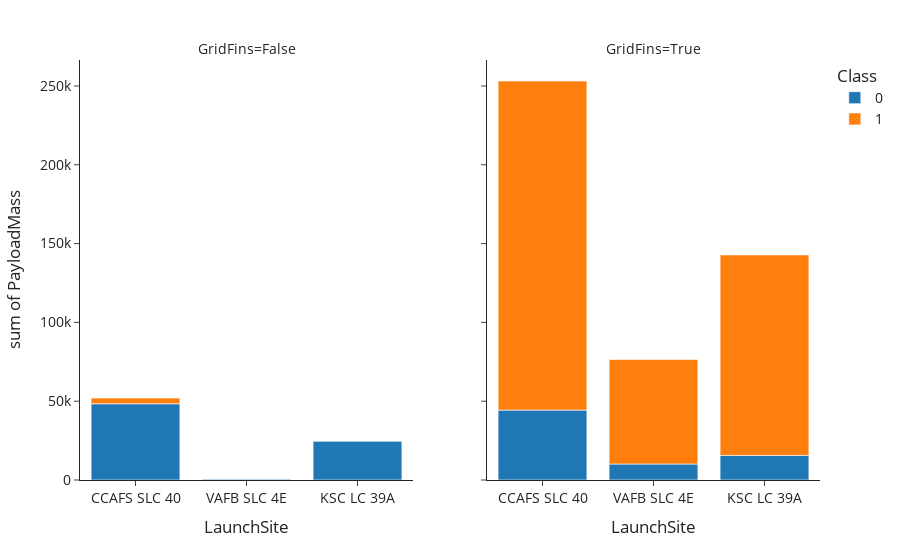

The notebook cell saved with this chart:
### Markdown cell above
### TASK 2: Visualize the relationship between Payload and Launch Site

### Code cell
fig = px.histogram(df, df.LaunchSite, df.PayloadMass, color = df.Class, 
          facet_col = df.GridFins, facet_col_spacing = .1, template = 'simple_white')
fig.update_layout(dict(font_size = 14))

### Figure 1 — Plotly figure (JSON) as saved in the notebook; plotly's stock layout.template omitted (floating-point values rounded to 4 significant figures)
{"data": [{"alignmentgroup": "True", "bingroup": "x", "histfunc": "sum", "hovertemplate": "Class=0<br>GridFins=False<br>LaunchSite=%{x}<br>sum of PayloadMass=%{y}<extra></extra>", "legendgroup": "0", "marker": {"color": "#1F77B4", "pattern": {"shape": ""}}, "name": "0", "offsetgroup": "0", "orientation": "v", "showlegend": true, "type": "histogram", "x": ["CCAFS SLC 40", "CCAFS SLC 40", "CCAFS SLC 40", "VAFB SLC 4E", "CCAFS SLC 40", "CCAFS SLC 40", "CCAFS SLC 40", "CCAFS SLC 40", "CCAFS SLC 40", "CCAFS SLC 40", "KSC LC 39A", "KSC LC 39A", "KSC LC 39A", "CCAFS SLC 40", "CCAFS SLC 40", "CCAFS SLC 40", "CCAFS SLC 40", "KSC LC 39A"], "xaxis": "x", "y": [6105.0, 525, 677, 500, 3170, 3325, 4535, 4428, 2216, 4707, 5600, 6070, 6761, 5384.0, 2410, 4400, 6500, 6105.0], "yaxis": "y"}, {"alignmentgroup": "True", "bingroup": "x", "histfunc": "sum", "hovertemplate": "Class=0<br>GridFins=True<br>LaunchSite=%{x}<br>sum of PayloadMass=%{y}<extra></extra>", "legendgroup": "0", "marker": {"color": "#1F77B4", "pattern": {"shape": ""}}, "name": "0", "offsetgroup": "0", "orientation": "v", "showlegend": false, "type": "histogram", "x": ["CCAFS SLC 40", "CCAFS SLC 40", "CCAFS SLC 40", "VAFB SLC 4E", "CCAFS SLC 40", "CCAFS SLC 40", "CCAFS SLC 40", "VAFB SLC 4E", "CCAFS SLC 40", "CCAFS SLC 40", "CCAFS SLC 40", "KSC LC 39A"], "xaxis": "x2", "y": [2395, 1898, 2477, 553, 5271, 5500, 6092, 9600, 2760, 2573, 15400, 15600], "yaxis": "y2"}, {"alignmentgroup": "True", "bingroup": "x", "histfunc": "sum", "hovertemplate": "Class=1<br>GridFins=False<br>LaunchSite=%{x}<br>sum of PayloadMass=%{y}<extra></extra>", "legendgroup": "1", "marker": {"color": "#FF7F0E", "pattern": {"shape": ""}}, "name": "1", "offsetgroup": "1", "orientation": "v", "showlegend": true, "type": "histogram", "x": ["CCAFS SLC 40", "CCAFS SLC 40"], "xaxis": "x", "y": [2296, 1316], "yaxis": "y"}, {"alignmentgroup": "True", "bingroup": "x", "histfunc": "sum", "hovertemplate": "Class=1<br>GridFins=True<br>LaunchSite=%{x}<br>sum of PayloadMass=%{y}<extra></extra>", "legendgroup": "1", "marker": {"color": "#FF7F0E", "pattern": {"shape": ""}}, "name": "1", "offsetgroup": "1", "orientation": "v", "showlegend": false, "type": "histogram", "x": ["CCAFS SLC 40", "CCAFS SLC 40", "CCAFS SLC 40", "CCAFS SLC 40", "CCAFS SLC 40", "CCAFS SLC 40", "CCAFS SLC 40", "VAFB SLC 4E", "KSC LC 39A", "KSC LC 39A", "KSC LC 39A", "KSC LC 39A", "KSC LC 39A", "VAFB SLC 4E", "KSC LC 39A", "VAFB SLC 4E", "KSC LC 39A", "VAFB SLC 4E", "KSC LC 39A", "KSC LC 39A", "CCAFS SLC 40", "VAFB SLC 4E", "CCAFS SLC 40", "CCAFS SLC 40", "CCAFS SLC 40", "KSC LC 39A", "CCAFS SLC 40", "VAFB SLC 4E", "CCAFS SLC 40", "CCAFS SLC 40", "VAFB SLC 4E", "KSC LC 39A", "VAFB SLC 4E", "VAFB SLC 4E", "KSC LC 39A", "CCAFS SLC 40", "CCAFS SLC 40", "VAFB SLC 4E", "CCAFS SLC 40", "CCAFS SLC 40", "CCAFS SLC 40", "CCAFS SLC 40", "CCAFS SLC 40", "CCAFS SLC 40", "CCAFS SLC 40", "KSC LC 39A", "KSC LC 39A", "CCAFS SLC 40", "CCAFS SLC 40", "CCAFS SLC 40", "CCAFS SLC 40", "CCAFS SLC 40", "CCAFS SLC 40", "KSC LC 39A", "KSC LC 39A", "KSC LC 39A", "CCAFS SLC 40", "CCAFS SLC 40"], "xaxis": "x2", "y": [570, 2034, 3136, 4696, 3100, 2257, 4600, 9600, 2490, 5300, 6105.0, 2708, 3669, 9600, 2910, 475, 4990, 9600, 5200, 3700, 2205, 9600, 6105.0, 4230, 350, 3750, 7076, 9600, 5800, 7060, 2800, 3000, 4000, 9600, 12259, 2482, 13620, 1425, 2228.0, 15600, 5000, 6800, 15400, 15600, 1977, 15400, 9525, 15400, 15400, 3880, 6105.0, 15400, 1600, 15400, 15400, 15400, 15400, 3681], "yaxis": "y2"}], "layout": {"annotations": [{"font": {}, "showarrow": false, "text": "GridFins=False", "x": 0.225, "xanchor": "center", "xref": "paper", "y": 1, "yanchor": "bottom", "yref": "paper"}, {"font": {}, "showarrow": false, "text": "GridFins=True", "x": 0.775, "xanchor": "center", "xref": "paper", "y": 1, "yanchor": "bottom", "yref": "paper"}], "barmode": "relative", "font": {"size": 14}, "legend": {"title": {"text": "Class"}, "tracegroupgap": 0}, "margin": {"t": 60}, "xaxis": {"anchor": "y", "domain": [0, 0.45], "title": {"text": "LaunchSite"}}, "xaxis2": {"anchor": "y2", "domain": [0.55, 1], "matches": "x", "title": {"text": "LaunchSite"}}, "yaxis": {"anchor": "x", "domain": [0, 1], "title": {"text": "sum of PayloadMass"}}, "yaxis2": {"anchor": "x2", "domain": [0, 1], "matches": "y", "showticklabels": false}}}
